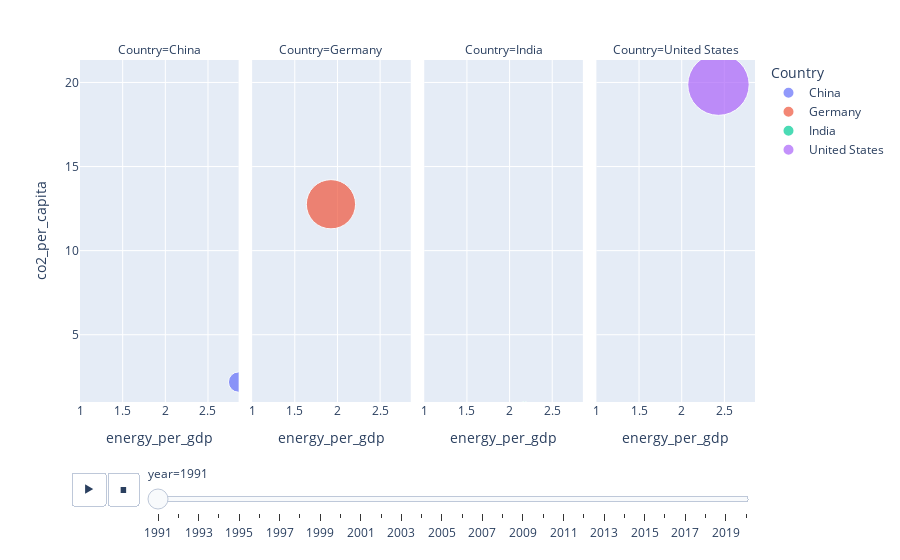

Write notebook code for a chart like this one.
### Code cell
df2 = px.data.gapminder()
fig = px.scatter(temp, x="primary_energy_consumption", y="co2", animation_frame="year", animation_group="country",
           size="co2_per_capita", color="country", hover_name="country", facet_col="country",labels={'country':'Country'},
           log_x=False, log_y= False, size_max=45, range_x=[1,max(temp['energy_per_gdp'])], range_y=[1,max(temp['co2_per_capita'])])

fig.layout.updatemenus[0].buttons[0].args[1]['frame']['duration'] = 150
fig.layout.updatemenus[0].buttons[0].args[1]['transition']['duration'] = 10
fig.show()

### Figure 1 — Plotly figure (JSON) as saved in the notebook; plotly's stock layout.template omitted (floating-point values rounded to 4 significant figures)
{"data": [{"hovertemplate": "<b>%{hovertext}</b><br><br>Country=China<br>year=1991<br>energy_per_gdp=%{x}<br>co2_per_capita=%{marker.size}<extra></extra>", "hovertext": ["China"], "ids": ["China"], "legendgroup": "China", "marker": {"color": "#636efa", "size": [2.185], "sizemode": "area", "sizeref": 0.01054, "symbol": "circle"}, "mode": "markers", "name": "China", "orientation": "v", "showlegend": true, "type": "scatter", "x": [2.859], "xaxis": "x", "y": [2.185], "yaxis": "y"}, {"hovertemplate": "<b>%{hovertext}</b><br><br>Country=Germany<br>year=1991<br>energy_per_gdp=%{x}<br>co2_per_capita=%{marker.size}<extra></extra>", "hovertext": ["Germany"], "ids": ["Germany"], "legendgroup": "Germany", "marker": {"color": "#EF553B", "size": [12.76], "sizemode": "area", "sizeref": 0.01054, "symbol": "circle"}, "mode": "markers", "name": "Germany", "orientation": "v", "showlegend": true, "type": "scatter", "x": [1.924], "xaxis": "x2", "y": [12.76], "yaxis": "y2"}, {"hovertemplate": "<b>%{hovertext}</b><br><br>Country=India<br>year=1991<br>energy_per_gdp=%{x}<br>co2_per_capita=%{marker.size}<extra></extra>", "hovertext": ["India"], "ids": ["India"], "legendgroup": "India", "marker": {"color": "#00cc96", "size": [0.691], "sizemode": "area", "sizeref": 0.01054, "symbol": "circle"}, "mode": "markers", "name": "India", "orientation": "v", "showlegend": true, "type": "scatter", "x": [2.174], "xaxis": "x3", "y": [0.691], "yaxis": "y3"}, {"hovertemplate": "<b>%{hovertext}</b><br><br>Country=United States<br>year=1991<br>energy_per_gdp=%{x}<br>co2_per_capita=%{marker.size}<extra></extra>", "hovertext": ["United States"], "ids": ["United States"], "legendgroup": "United States", "marker": {"color": "#ab63fa", "size": [19.87], "sizemode": "area", "sizeref": 0.01054, "symbol": "circle"}, "mode": "markers", "name": "United States", "orientation": "v", "showlegend": true, "type": "scatter", "x": [2.431], "xaxis": "x4", "y": [19.87], "yaxis": "y4"}], "layout": {"annotations": [{"font": {}, "showarrow": false, "text": "Country=China", "x": 0.1175, "xanchor": "center", "xref": "paper", "y": 1, "yanchor": "bottom", "yref": "paper"}, {"font": {}, "showarrow": false, "text": "Country=Germany", "x": 0.3725, "xanchor": "center", "xref": "paper", "y": 1, "yanchor": "bottom", "yref": "paper"}, {"font": {}, "showarrow": false, "text": "Country=India", "x": 0.6275, "xanchor": "center", "xref": "paper", "y": 1, "yanchor": "bottom", "yref": "paper"}, {"font": {}, "showarrow": false, "text": "Country=United States", "x": 0.8825, "xanchor": "center", "xref": "paper", "y": 1, "yanchor": "bottom", "yref": "paper"}], "legend": {"itemsizing": "constant", "title": {"text": "Country"}, "tracegroupgap": 0}, "margin": {"t": 60}, "sliders": [{"active": 0, "currentvalue": {"prefix": "year="}, "len": 0.9, "pad": {"b": 10, "t": 60}, "steps": [{"args": [["1991"], {"frame": {"duration": 0, "redraw": false}, "fromcurrent": true, "mode": "immediate", "transition": {"duration": 0, "easing": "linear"}}], "label": "1991", "method": "animate"}, {"args": [["1992"], {"frame": {"duration": 0, "redraw": false}, "fromcurrent": true, "mode": "immediate", "transition": {"duration": 0, "easing": "linear"}}], "label": "1992", "method": "animate"}, {"args": [["1993"], {"frame": {"duration": 0, "redraw": false}, "fromcurrent": true, "mode": "immediate", "transition": {"duration": 0, "easing": "linear"}}], "label": "1993", "method": "animate"}, {"args": [["1994"], {"frame": {"duration": 0, "redraw": false}, "fromcurrent": true, "mode": "immediate", "transition": {"duration": 0, "easing": "linear"}}], "label": "1994", "method": "animate"}, {"args": [["1995"], {"frame": {"duration": 0, "redraw": false}, "fromcurrent": true, "mode": "immediate", "transition": {"duration": 0, "easing": "linear"}}], "label": "1995", "method": "animate"}, {"args": [["1996"], {"frame": {"duration": 0, "redraw": false}, "fromcurrent": true, "mode": "immediate", "transition": {"duration": 0, "easing": "linear"}}], "label": "1996", "method": "animate"}, {"args": [["1997"], {"frame": {"duration": 0, "redraw": false}, "fromcurrent": true, "mode": "immediate", "transition": {"duration": 0, "easing": "linear"}}], "label": "1997", "method": "animate"}, {"args": [["1998"], {"frame": {"duration": 0, "redraw": false}, "fromcurrent": true, "mode": "immediate", "transition": {"duration": 0, "easing": "linear"}}], "label": "1998", "method": "animate"}, {"args": [["1999"], {"frame": {"duration": 0, "redraw": false}, "fromcurrent": true, "mode": "immediate", "transition": {"duration": 0, "easing": "linear"}}], "label": "1999", "method": "animate"}, {"args": [["2000"], {"frame": {"duration": 0, "redraw": false}, "fromcurrent": true, "mode": "immediate", "transition": {"duration": 0, "easing": "linear"}}], "label": "2000", "method": "animate"}, {"args": [["2001"], {"frame": {"duration": 0, "redraw": false}, "fromcurrent": true, "mode": "immediate", "transition": {"duration": 0, "easing": "linear"}}], "label": "2001", "method": "animate"}, {"args": [["2002"], {"frame": {"duration": 0, "redraw": false}, "fromcurrent": true, "mode": "immediate", "transition": {"duration": 0, "easing": "linear"}}], "label": "2002", "method": "animate"}, {"args": [["2003"], {"frame": {"duration": 0, "redraw": false}, "fromcurrent": true, "mode": "immediate", "transition": {"duration": 0, "easing": "linear"}}], "label": "2003", "method": "animate"}, {"args": [["2004"], {"frame": {"duration": 0, "redraw": false}, "fromcurrent": true, "mode": "immediate", "transition": {"duration": 0, "easing": "linear"}}], "label": "2004", "method": "animate"}, {"args": [["2005"], {"frame": {"duration": 0, "redraw": false}, "fromcurrent": true, "mode": "immediate", "transition": {"duration": 0, "easing": "linear"}}], "label": "2005", "method": "animate"}, {"args": [["2006"], {"frame": {"duration": 0, "redraw": false}, "fromcurrent": true, "mode": "immediate", "transition": {"duration": 0, "easing": "linear"}}], "label": "2006", "method": "animate"}, {"args": [["2007"], {"frame": {"duration": 0, "redraw": false}, "fromcurrent": true, "mode": "immediate", "transition": {"duration": 0, "easing": "linear"}}], "label": "2007", "method": "animate"}, {"args": [["2008"], {"frame": {"duration": 0, "redraw": false}, "fromcurrent": true, "mode": "immediate", "transition": {"duration": 0, "easing": "linear"}}], "label": "2008", "method": "animate"}, {"args": [["2009"], {"frame": {"duration": 0, "redraw": false}, "fromcurrent": true, "mode": "immediate", "transition": {"duration": 0, "easing": "linear"}}], "label": "2009", "method": "animate"}, {"args": [["2010"], {"frame": {"duration": 0, "redraw": false}, "fromcurrent": true, "mode": "immediate", "transition": {"duration": 0, "easing": "linear"}}], "label": "2010", "method": "animate"}, {"args": [["2011"], {"frame": {"duration": 0, "redraw": false}, "fromcurrent": true, "mode": "immediate", "transition": {"duration": 0, "easing": "linear"}}], "label": "2011", "method": "animate"}, {"args": [["2012"], {"frame": {"duration": 0, "redraw": false}, "fromcurrent": true, "mode": "immediate", "transition": {"duration": 0, "easing": "linear"}}], "label": "2012", "method": "animate"}, {"args": [["2013"], {"frame": {"duration": 0, "redraw": false}, "fromcurrent": true, "mode": "immediate", "transition": {"duration": 0, "easing": "linear"}}], "label": "2013", "method": "animate"}, {"args": [["2014"], {"frame": {"duration": 0, "redraw": false}, "fromcurrent": true, "mode": "immediate", "transition": {"duration": 0, "easing": "linear"}}], "label": "2014", "method": "animate"}, {"args": [["2015"], {"frame": {"duration": 0, "redraw": false}, "fromcurrent": true, "mode": "immediate", "transition": {"duration": 0, "easing": "linear"}}], "label": "2015", "method": "animate"}, {"args": [["2016"], {"frame": {"duration": 0, "redraw": false}, "fromcurrent": true, "mode": "immediate", "transition": {"duration": 0, "easing": "linear"}}], "label": "2016", "method": "animate"}, {"args": [["2017"], {"frame": {"duration": 0, "redraw": false}, "fromcurrent": true, "mode": "immediate", "transition": {"duration": 0, "easing": "linear"}}], "label": "2017", "method": "animate"}, {"args": [["2018"], {"frame": {"duration": 0, "redraw": false}, "fromcurrent": true, "mode": "immediate", "transition": {"duration": 0, "easing": "linear"}}], "label": "2018", "method": "animate"}, {"args": [["2019"], {"frame": {"duration": 0, "redraw": false}, "fromcurrent": true, "mode": "immediate", "transition": {"duration": 0, "easing": "linear"}}], "label": "2019", "method": "animate"}, {"args": [["2020"], {"frame": {"duration": 0, "redraw": false}, "fromcurrent": true, "mode": "immediate", "transition": {"duration": 0, "easing": "linear"}}], "label": "2020", "method": "animate"}], "x": 0.1, "xanchor": "left", "y": 0, "yanchor": "top"}], "updatemenus": [{"buttons": [{"args": [null, {"frame": {"duration": 150, "redraw": false}, "fromcurrent": true, "mode": "immediate", "transition": {"duration": 10, "easing": "linear"}}], "label": "&#9654;", "method": "animate"}, {"args": [[null], {"frame": {"duration": 0, "redraw": false}, "fromcurrent": true, "mode": "immediate", "transition": {"duration": 0, "easing": "linear"}}], "label": "&#9724;", "method": "animate"}], "direction": "left", "pad": {"r": 10, "t": 70}, "showactive": false, "type": "buttons", "x": 0.1, "xanchor": "right", "y": 0, "yanchor": "top"}], "xaxis": {"anchor": "y", "domain": [0, 0.235], "range": [1, 2.859], "title": {"text": "energy_per_gdp"}}, "xaxis2": {"anchor": "y2", "domain": [0.255, 0.49], "matches": "x", "range": [1, 2.859], "title": {"text": "energy_per_gdp"}}, "xaxis3": {"anchor": "y3", "domain": [0.51, 0.745], "matches": "x", "range": [1, 2.859], "title": {"text": "energy_per_gdp"}}, "xaxis4": {"anchor": "y4", "domain": [0.765, 1.0], "matches": "x", "range": [1, 2.859], "title": {"text": "energy_per_gdp"}}, "yaxis": {"anchor": "x", "domain": [0, 1], "range": [1, 21.34], "title": {"text": "co2_per_capita"}}, "yaxis2": {"anchor": "x2", "domain": [0, 1], "matches": "y", "showticklabels": false}, "yaxis3": {"anchor": "x3", "domain": [0, 1], "matches": "y", "showticklabels": false}, "yaxis4": {"anchor": "x4", "domain": [0, 1], "matches": "y", "showticklabels": false}}}
